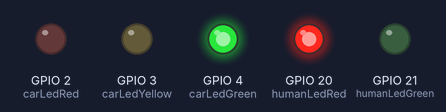
A program run on a simulated Raspberry Pi (BCM pin numbers). Parts: output pins drawn as LEDs (lit = HIGH).

Above: at 2.5 s.
At 7.5 s:
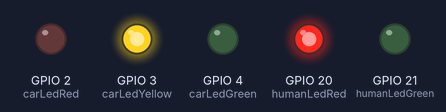
At 12.5 s:
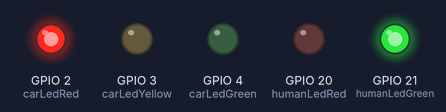
Timing chart, 0 to 19.5 s (numbered marks = the images above):
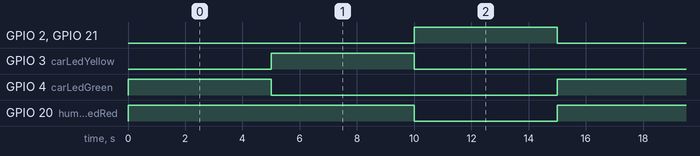

The program:

main17-1.py
```python
from gpiozero import LED
import time

carLedRed = LED(2)
carLedYellow = LED(3)
carLedGreen = LED(4)
humanLedRed = LED(20)
humanLedGreen = LED(21)

try:
    while 1:
        carLedRed.off()
        carLedYellow.off()
        carLedGreen.on()
        humanLedRed.on()
        humanLedGreen.off()
        time.sleep(5.0)

        carLedRed.off()
        carLedYellow.on()
        carLedGreen.off()
        humanLedRed.on()
        humanLedGreen.off()
        time.sleep(5.0)

        carLedRed.on()
        carLedYellow.off()
        carLedGreen.off()
        humanLedRed.off()
        humanLedGreen.on()
        time.sleep(5.0)

except KeyboardInterrupt:
    pass
```

Measured:
- by itself, GPIO 2 (carLedRed), GPIO 3 (carLedYellow), GPIO 4 (carLedGreen), GPIO 21 (humanLedGreen): alternates HIGH for 5.0 s and LOW for 10.0 s
- by itself, GPIO 20 (humanLedRed): alternates HIGH for 10.0 s and LOW for 5.0 s
- by itself, everything shown: repeats every 15.0 s, in 3 steps
